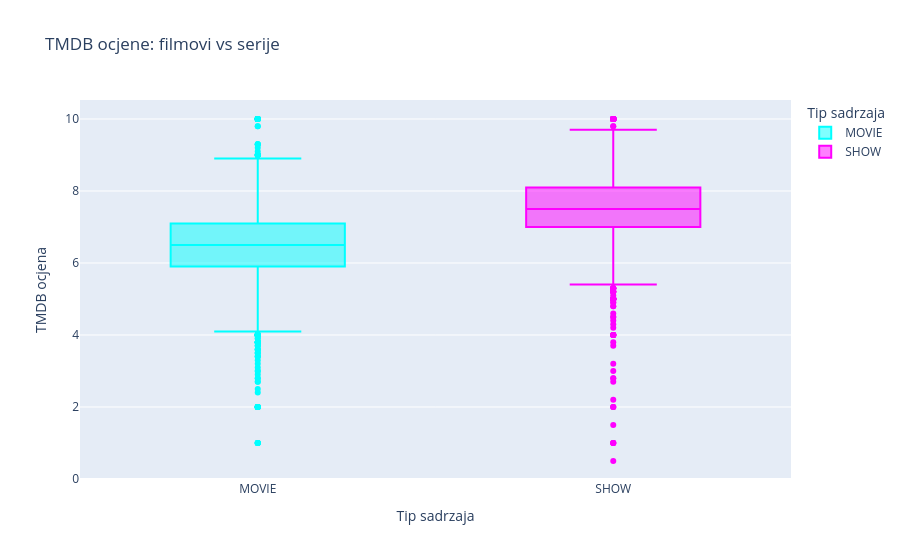

Notebook code cell kept with this figure:
### Code cell
df_tmdb = df[df["tmdb_score"]>0]

fig6 = px.box(
    df_tmdb,
    x="type",
    y="tmdb_score",
    color="type",
    title="TMDB ocjene: filmovi vs serije",
    labels={"type":"Tip sadrzaja","tmdb_score":"TMDB ocjena"},
    color_discrete_sequence=["cyan","magenta"]
)
fig6.show()

### Figure 1 — Plotly figure (JSON) as saved in the notebook; plotly's stock layout.template omitted (floating-point values rounded to 4 significant figures; data arrays with more than 128 entries replaced by an {"elided": "..."} marker saying what was removed)
{"data": [{"alignmentgroup": "True", "hovertemplate": "Tip sadrzaja=%{x}<br>TMDB ocjena=%{y}<extra></extra>", "legendgroup": "MOVIE", "marker": {"color": "cyan"}, "name": "MOVIE", "notched": false, "offsetgroup": "MOVIE", "orientation": "v", "showlegend": true, "type": "box", "x": {"elided": "3549 str values"}, "x0": " ", "xaxis": "x", "y": {"elided": "3549 float values"}, "y0": " ", "yaxis": "y"}, {"alignmentgroup": "True", "hovertemplate": "Tip sadrzaja=%{x}<br>TMDB ocjena=%{y}<extra></extra>", "legendgroup": "SHOW", "marker": {"color": "magenta"}, "name": "SHOW", "notched": false, "offsetgroup": "SHOW", "orientation": "v", "showlegend": true, "type": "box", "x": {"elided": "1990 str values"}, "x0": " ", "xaxis": "x", "y": {"elided": "1990 float values"}, "y0": " ", "yaxis": "y"}], "layout": {"boxmode": "overlay", "legend": {"title": {"text": "Tip sadrzaja"}, "tracegroupgap": 0}, "title": {"text": "TMDB ocjene: filmovi vs serije"}, "xaxis": {"anchor": "y", "categoryarray": ["MOVIE", "SHOW"], "categoryorder": "array", "domain": [0, 1], "title": {"text": "Tip sadrzaja"}}, "yaxis": {"anchor": "x", "domain": [0, 1], "title": {"text": "TMDB ocjena"}}}}
